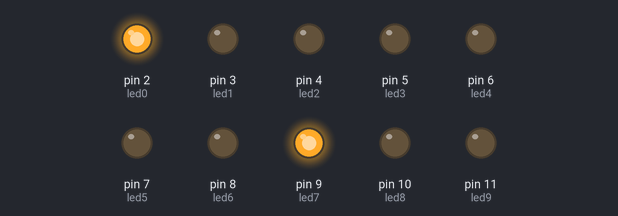
Simulated run of this sketch. Board: Arduino Uno, built with avr-gcc and run on an emulated ATmega328P. Parts: output pins drawn as LEDs (lit = HIGH).

Above: at 0.05 s.
At 0.55 s:
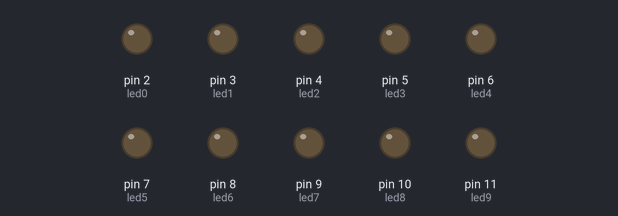
At 0.75 s:
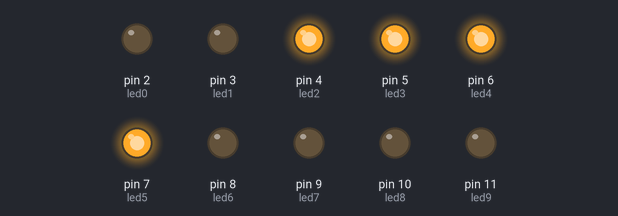
At 1.45 s:
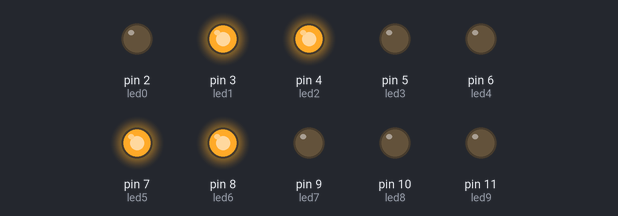
At 2.15 s:
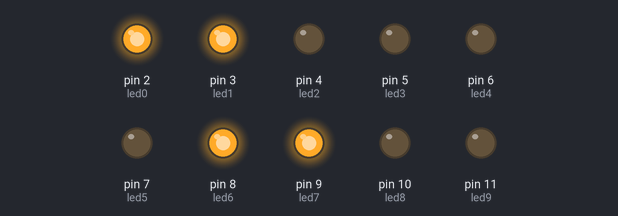
At 2.85 s:
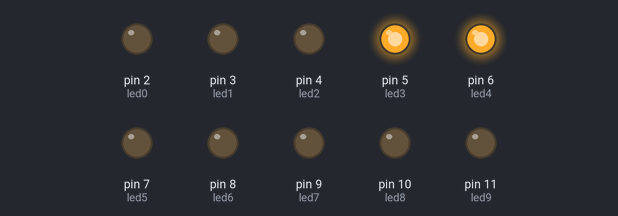
Timing chart, 0 to 3.1 s (numbered marks = the images above):
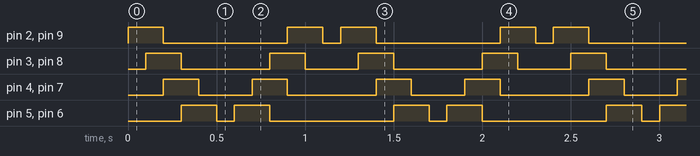

Measured:
- by itself, pin 2 (led0), pin 9 (led7): repeats every 1.2 s: LOW 0.70 s, HIGH 0.20 s, LOW 0.10 s, HIGH 0.20 s
- by itself, pin 3 (led1), pin 8 (led6): repeats every 1.2 s: LOW 0.50 s, HIGH 0.20 s, LOW 0.30 s, HIGH 0.20 s
- by itself, pin 4 (led2), pin 7 (led5): repeats every 1.2 s: LOW 0.30 s, HIGH 0.20 s, LOW 0.50 s, HIGH 0.20 s
- by itself, pin 5 (led3), pin 6 (led4): repeats every 1.2 s: LOW 0.10 s, HIGH 0.20 s, LOW 0.70 s, HIGH 0.20 s

The sketch:

cotxefantastic.ino
```cpp
/**********************************************************************************
**                                                                               **
**                              Array de 8 LEDs                                  **
**                                Arnau Casals                                   **
**                                                                               **
**********************************************************************************/

//********** Includes *************************************************************

//********** Variables ************************************************************
const int led0 = 2;          // donar nom al pin 2 de l’Arduino
const int led1 = 3;          // donar nom al pin 3 de l’Arduino
const int led2 = 4;          // donar nom al pin 4 de l’Arduino
const int led3 = 5;          // donar nom al pin 5 de l’Arduino
const int led4 = 6;          // donar nom al pin 6 de l’Arduino
const int led5 = 7;          // donar nom al pin 7 de l’Arduino
const int led6 = 8;          // donar nom al pin 8 de l’Arduino
const int led7 = 9;          // donar nom al pin 9 de l’Arduino
const int led8 = 10;         // donar nom al pin 10 de l’Arduino
const int led9 = 11;         // donar nom al pin 11 de l’Arduino


//********** Setup ****************************************************************
void setup()
{
  pinMode(led0, OUTPUT);     // definir el pin 2 com una sortida
  pinMode(led1, OUTPUT);     // definir el pin 3 com una sortida
  pinMode(led2, OUTPUT);     // definir el pin 4 com una sortida
  pinMode(led3, OUTPUT);     // definir el pin 5 com una sortida
  pinMode(led4, OUTPUT);     // definir el pin 6 com una sortida
  pinMode(led5, OUTPUT);     // definir el pin 7 com una sortida
  pinMode(led6, OUTPUT);     // definir el pin 8 com una sortida
  pinMode(led7, OUTPUT);     // definir el pin 9 com una sortida
  pinMode(led8, OUTPUT);     // definir el pin 10 com una sortida
  pinMode(led9, OUTPUT);     // definir el pin 11 com una sortida

}

//********** Loop *****************************************************************
void loop()
{
  digitalWrite(led0, HIGH);    // posar a 5V el pin 5
  digitalWrite(led7, HIGH);    // posar a 5V el pin 6

  delay(100);

  digitalWrite(led1, HIGH );    // posar a 5V el pin 7
  digitalWrite(led6, HIGH );    // posar a 5V el pin 8

  delay(100);

  digitalWrite(led0, LOW);    // posar a 5V el pin 9
  digitalWrite(led7, LOW);    // posar a 5V el pin 10
  digitalWrite(led5, HIGH);    // posar a 5V el pin 11
  digitalWrite(led2, HIGH);    // posar a 5V el pin 12

  delay(100);                  // es queden leds 500ms encesos

  digitalWrite(led6, LOW);     // posar a 0V el pin 5
  digitalWrite(led1, LOW);     // posar a 0V el pin 6
  digitalWrite(led4, HIGH);     // posar a 0V el pin 7
  digitalWrite(led3, HIGH);     // posar a 0V el pin 8

  delay(100);

  digitalWrite(led2, LOW);     // posar a 0V el pin 9
  digitalWrite(led5, LOW);     // posar a 0V el pin 10

  delay(100);

  digitalWrite(led3, LOW);     // posar a 0V el pin 11
  digitalWrite(led4, LOW);     // posar a 0V el pin 12

  delay(100);                  // es queden leds 500ms apagats

  digitalWrite(led4, HIGH);     // posar a 0V el pin 7
  digitalWrite(led3, HIGH);     // posar a 0V el pin 8

  delay(100);

  digitalWrite(led2, HIGH);     // posar a 0V el pin 9
  digitalWrite(led5, HIGH);     // posar a 0V el pin 10

  delay(100);

  digitalWrite(led4, LOW);     // posar a 0V el pin 7
  digitalWrite(led3, LOW);     // posar a 0V el pin 8
  digitalWrite(led1, HIGH);     // posar a 0V el pin 7
  digitalWrite(led6, HIGH);     // posar a 0V el pin 8

  delay(100);

  digitalWrite(led2, LOW);     // posar a 0V el pin 7
  digitalWrite(led5, LOW);     // posar a 0V el pin 8
  digitalWrite(led0, HIGH);     // posar a 0V el pin 7
  digitalWrite(led7, HIGH);     // posar a 0V el pin 8

  delay(100);

  digitalWrite(led1, LOW);     // posar a 0V el pin 7
  digitalWrite(led6, LOW);     // posar a 0V el pin 8

  delay(100);

  digitalWrite(led0, LOW);     // posar a 0V el pin 7
  digitalWrite(led7, LOW);     // posar a 0V el pin 8

  delay(100);


}

//********** Funcions *************************************************************
```
